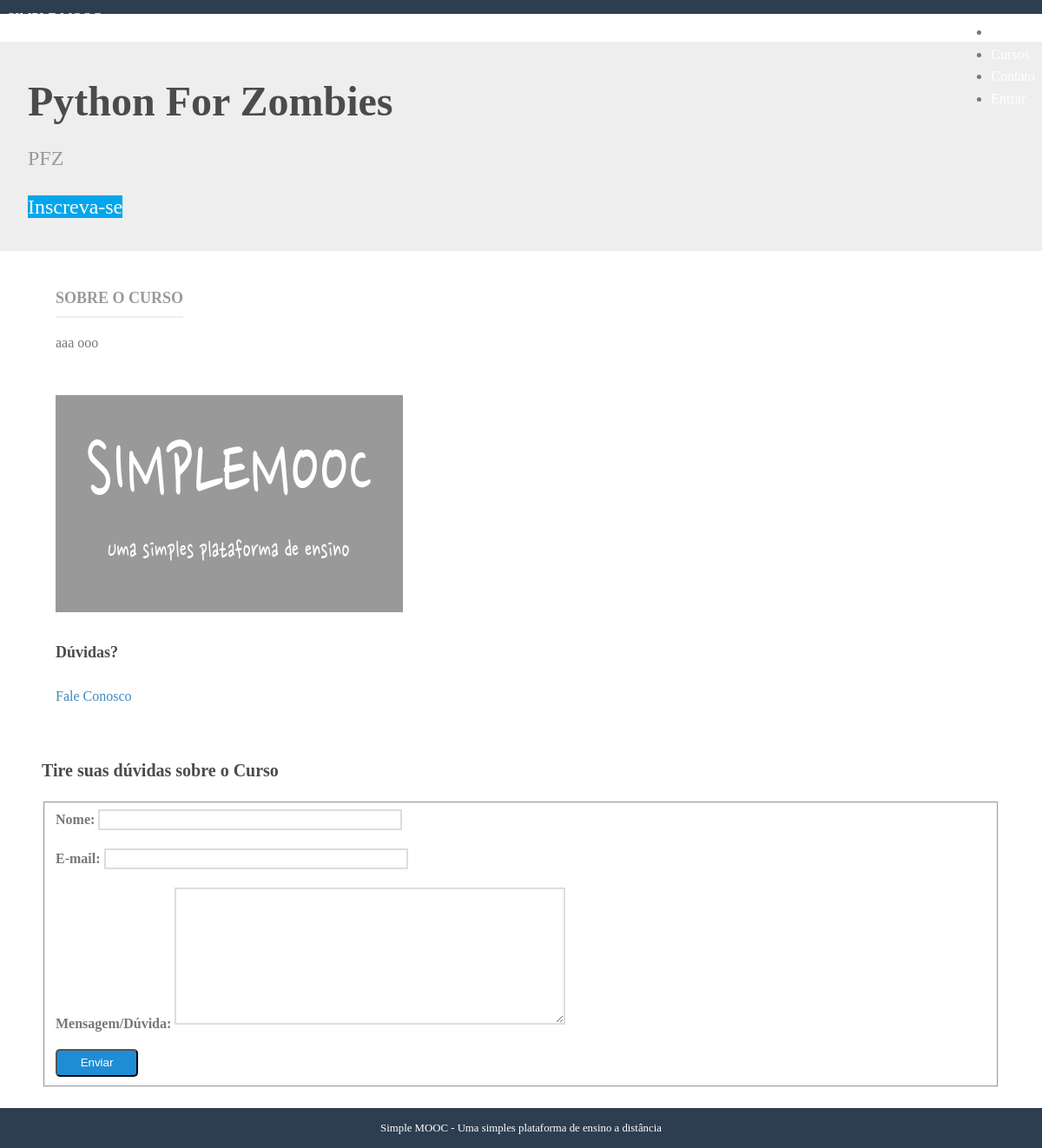
Page /cursos/python-zombies-23032018/ on the committed database.
### courses/models.py (models this page shows, shortened)
class Course(models.Model):
    objects = CourseManager()
    name = models.CharField('Nome', max_length=100);
    slug = models.SlugField('Atalho');
    description = models.TextField('Descrição', blank=True);
    about = models.TextField('Sobre o Curso', blank=True);
    start_date = models.DateField(
        'Data de Início', null=True, blank=True
    )
    image = models.ImageField(
        upload_to='courses/images', verbose_name='Imagem',
        null=True, blank=True
    )
    created_at = models.DateTimeField('Criado em', auto_now_add=True)
    updated_at = models.DateTimeField('Atualizado em', auto_now=True)
    def __str__(self):
        return self.name
    class Meta:
        verbose_name = 'Curso'
        verbose_name_plural = 'Cursos'
        ordering = ['-name']

### courses/views.py (the view)
# urls.py: path('<slug:slug>/', views.details, name='details'),
def details(request, slug):
	course = get_object_or_404(Course, slug=slug)
	context = {}
	if request.method == 'POST':
		form = ContactCourse(request.POST)
		if form.is_valid():
			context['is_valid'] = True
			print(form.cleaned_data)
			form.send_mail(course)
			form = ContactCourse()
	else:
		form = ContactCourse()
	context['form'] = form
	context['course'] = course
	return render(request, 'details.html', context)

### courses/forms.py (shortened to what this page needs)
class ContactCourse(forms.Form):
    name = forms.CharField(label='Nome', max_length=100)
    email = forms.EmailField(label='E-mail')
    message = forms.CharField(
        label='Mensagem/Dúvida', widget=forms.Textarea
    )

### courses/templates/details.html (shortened to what this page needs)
{% extends "base.html" %}
{% load static %}
{% block content %}
<div class="splash">
    <div class="pure-g-r">
        <div class="pure-u-1">
            <div class="l-box splash-text">
                <h1 class="splash-head">
                    {{ course }}
                </h1>
                <h2 class="splash-subhead">
                    {{ course.description }}
                </h2>
                <p>
                    <a href="{% url 'courses:enrollment' course.slug %}"
                        class="pure-button primary-button">
                        Inscreva-se
                    </a>
                </p>
            </div>
        </div>
    </div>
</div>
<div class="pure-g-r content-ribbon">
    <div class="pure-u-2-3">
        <div class="l-box">
            <h4 class="content-subhead">Sobre o Curso</h4>
            {{ course.about | linebreaks }}
        </div>
    </div>
    <div class="pure-u-1-3">
        <div class="l-box">
            {% if course.image %}
            <img src="{{ course.image.url }}" alt="" />
            {% else %}
            <img src="{% static 'img/course-image.png' %}" alt="" />
            {% endif %}
            <h4>Dúvidas?</h4>
            <p>
                <a href="#contato" title="" class="pure-button">Fale Conosco</a>
            </p>
        </div>
    </div>
</div>
<div class="pure-g-r content-ribbon" id="contato">
    <div class="pure-u-1">
        <h3>Tire suas dúvidas sobre o Curso</h3>
        <form action="#contato" class="pure-form pure-form-aligned" method="post">
            <fieldset>
                {% for field in form %}
                <div class="pure-control-group">
                    {{ field.label_tag }}
                    {{ field }}
                </div>
                {% endfor %}
                <div class="pure-controls">
                    <button type="submit" class="pure-button pure-button-primary">Enviar</button>
                </div>
            </fieldset>
        </form>
    </div>
</div>
{% endblock %}

### core/static/css/styles.css (style rules this page uses)
* { -webkit-box-sizing: border-box; -moz-box-sizing: border-box; box-sizing: border-box; }
body { margin: 0 auto; line-height: 1.7em; }
a { color: #3b8bba; }
.l-box { padding: 1em; }
body .primary-button { background: #02a6eb; color: #fff; }
.splash { margin: 0 auto; padding: 1.5em 1em 0; background: #eee; }
.splash .splash-head { font-size: 300%; margin: 0em 0; line-height: 1.2em; }
.splash .splash-subhead { color: #999; font-weight: 300; line-height: 1.4em; }
.splash .primary-button { font-size: 150%; }
.content .content-subhead { color: #999; padding-bottom: 0.3em; text-transform: uppercase; margin: 0; border-bottom: 2px solid #eee; display: inline-block; }
.content .content-ribbon { margin: 1.5em 3em; }
.pure-form label { margin: 1em 0 0; font-weight: bold; font-size: 100%; }
.pure-form input[type], .pure-form textarea, .pure-form select { border: 2px solid #ddd; box-shadow: none; font-size: 100%; width: 100%; max-width: 350px; margin-bottom: 0.3em; }
.pure-form textarea { max-width: 450px; }
.pure-form .pure-control-group { margin-bottom: 1em; }
.pure-button-primary { background-color: #1f8dd6; color: white; padding: 0.5em 2em; border-radius: 5px; }
body { min-width: 320px; color: #777; line-height: 1.6; }
h1, h2, h3, h4, h5, h6 { font-weight: bold; color: rgb(75, 75, 75); }
h3 { font-size: 1.25em; }
h4 { font-size: 1.125em; }
a { color: #3b8bba; text-decoration: none; }

### rows in the picture
Course: name "Python For Zombies", description "PFZ", about "aaa ooo"

### other values in the picture
{{ field.label_tag }} "Nome:" "E-mail:" "Mensagem/Dúvida:"
